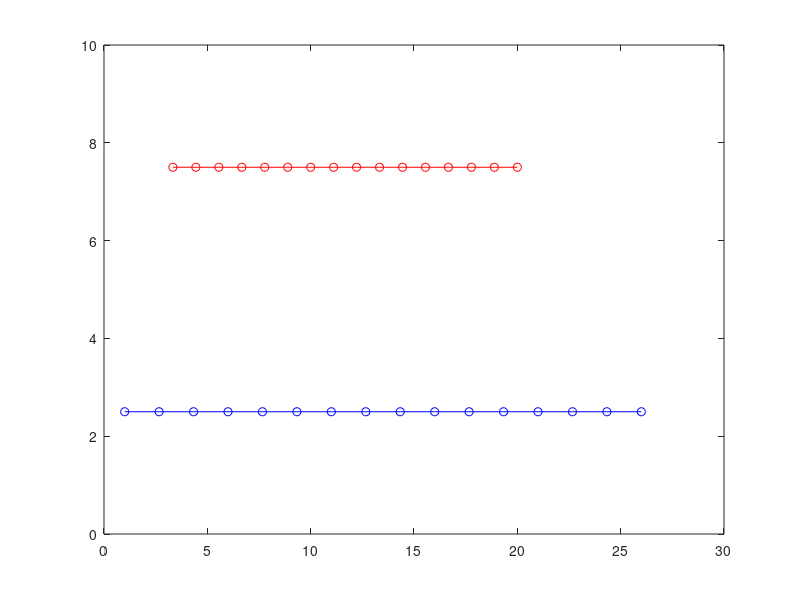

This chart was generated by the following MATLAB code:
% SCENARIO 2
%{
All the variables containing 'dom' are for the dominant/superior vehicle.
All the variables containing 'sub' are for the subordinate vehicle.

The superior vehicle is the one who gets into danger first, the subordinate
is the one which helps him avoid the collusion.

For easier calculations the superior vehicle for us is always in the right lane,
and the subordinate is always at the left lane.
%}

%{
This script runs the simulation for every timestep.
%}

clear;
clear global;
clc;

% Global variables
global steps;           % the steps of one simulation
global dom_init_pos;    % The initial position of the dominant vehicle
global dom_goal_pos;    % The goal position of the dominant vehicle
global sub_init_pos;    % The initial position of the subordinate vehicle
global sub_goal_pos;    % The goal position of the subordinate vehicle
global dom_vmax;        % The maximum velocity of the dominant vehicle
global sub_vmax;        % the maximum velcity of the subordinate vehicle
global dom_vehsD;       % the states of the discrete ss model for the dominant vehicle
global sub_vehsD;       % the states of the discrete ss model for the subordinate vehicle
global vehstate;       % the array containing both vehicles states: [dom_x, dom_y, dom_psi, sub_x, sub_y, sub_psi]
global dom_kormanyszog; % delta of dom. av.
global sub_kormanyszog; % delta of sub. av.
global dom_sebesseg;    % vx of dom. av.
global sub_sebesseg;    % vx of sub. av.


% Initialize global variables
dom_init_pos = [1, 2.5, 0];
dom_goal_pos = [25, 2.5, 0];
sub_init_pos = [20, 7.5, 0];
sub_goal_pos = [5, 7.5, 0];
dom_vmax = 60;
sub_vmax = 40;


% Simulation parameters
Ts = 0.1;           % Sample time
steps = ceil(((dom_goal_pos(1)-dom_init_pos(1))/(dom_vmax/3.6))/Ts);     % Calculate this value: ceil(((goalX-startX)/v_x)/Ts)
T = 0:Ts:steps*Ts;  % The times belonging to the time indices
current_run = 0;    % number of simulation steps in the for loop


% Vehicles constant parameters - for both av.
C1 = 80000;     % cornering stiffness of front tires
C2 = 120000;    % cornering stiffness of back tires
l1 = 2.2;       % distance between COG and front axle
l2 = 2.3;       % distance between COG and back axle
J = 2500;       % inertia around axis z of the vehicle
m = 1500;       % mass of the vehicle


% Initial values
dom_v = dom_vmax/3.6;       % dom. init vel. in m/s
sub_v = sub_vmax/3.6;      % sub. init vel. in m/s
dom_vehsD = [0;0;0];        % [psi_dot, vy, y]
sub_vehsD = [0;0;0];        % [psi_dot, vy, y]
vehstate(1,:) = [dom_init_pos, sub_init_pos]; % [dom_x, dom_y, dom_psi, sub_x, sub_y, sub_psi]
dom_kormanyszog(1) = 0;     % in rad
sub_kormanyszog(1) = 0;     % in rad
dom_sebesseg(1) = dom_v;    % in m/s
sub_sebesseg(1) = sub_v;    % in m/s


% The simulation (loop that runs for every timestep)
for t = 2:length(T)
    % The number of the current simulation step (display it to cmd wdw if needed)
    current_run = current_run + 1;

    % JUST FOR DEBUGGING NOW
    % refresh the states based on the vehicle dynamics
    % FIRST for the dominant vehicle
    seb = dom_v;
    korm = 0;
    v_x = seb;
    A = [(-C1*l1^2-C2*l2^2)/(J*v_x), (-C1*l1+C2*l2)/(J*v_x), 0;
         (-C1*l1+C2*l2)/(m*v_x)-v_x, (-C1-C2)/(m*v_x), 0;
         0, 1, 0];
    B = [C1*l1/J; C1/m; 0];
    C = [0 0 1;
        1 0 0];
    D = [0;0];
    sysC = ss(A,B,C,D);
    sysD = c2d(sysC,Ts);
    % refresh the vector of states for the dominant discrete ss system
    dom_vehsD = sysD.A*dom_vehsD + sysD.B*korm;

    % calculate the elements of vehstate
    vehstate(t,3) = dom_vehsD(3);
    vehstate(t,1) = vehstate(t-1,1) + v_x*Ts*cos(vehstate(t,3));
    vehstate(t,2) = vehstate(t-1,2) + v_x*Ts*sin(vehstate(t,3));

    % SECOND for the subordinate vehicle
    seb = sub_v;
    korm = 0;
    v_x = seb;
    A = [(-C1*l1^2-C2*l2^2)/(J*v_x), (-C1*l1+C2*l2)/(J*v_x), 0;
         (-C1*l1+C2*l2)/(m*v_x)-v_x, (-C1-C2)/(m*v_x), 0;
         0, 1, 0];
    B = [C1*l1/J; C1/m; 0];
    C = [0 0 1;
        1 0 0];
    D = [0;0];
    sysC = ss(A,B,C,D);
    sysD = c2d(sysC,Ts);
    % refresh the vector of states for the sub. discrete ss system
    sub_vehsD = sysD.A*sub_vehsD + sysD.B*korm;

    % calculate the elements of vehstate
    vehstate(t,6) = sub_vehsD(3);
    vehstate(t,4) = vehstate(t-1,4) - v_x*Ts*cos(vehstate(t,6));
    vehstate(t,5) = vehstate(t-1,5) - v_x*Ts*sin(vehstate(t,6));
end

figure;
plot(vehstate(:,1),vehstate(:,2), 'o-b');
xlim([0, 30]);
ylim([0,10]);
hold on;
plot(vehstate(:,4),vehstate(:,5), 'o-r');
hold off;